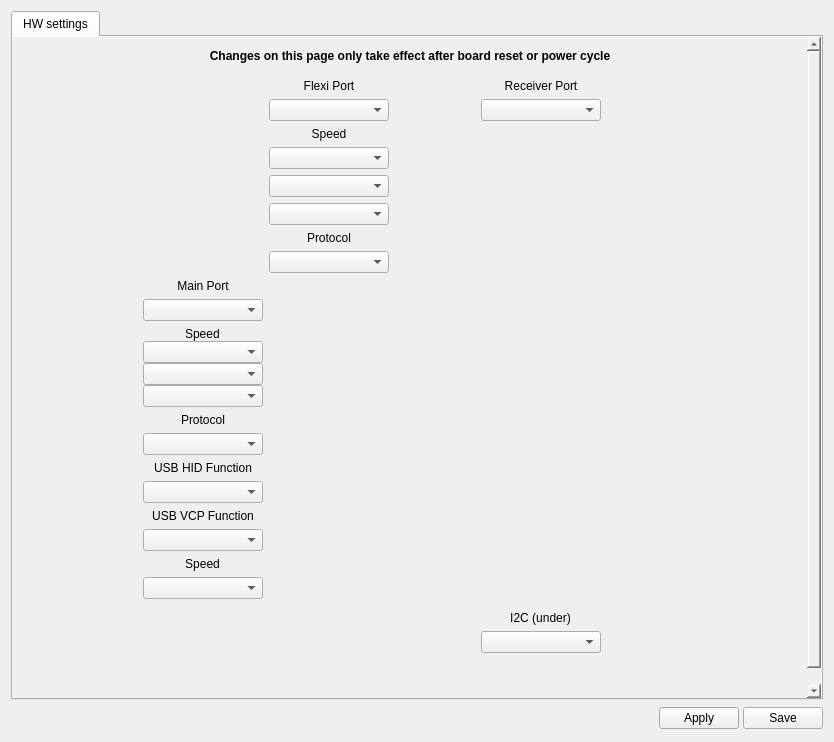
<?xml version="1.0" encoding="UTF-8"?>
<ui version="4.0">
 <class>Sparky2HWWidget</class>
 <widget class="QWidget" name="Sparky2HWWidget">
  <property name="geometry">
   <rect>
    <x>0</x>
    <y>0</y>
    <width>834</width>
    <height>742</height>
   </rect>
  </property>
  <property name="windowTitle">
   <string>Form</string>
  </property>
  <layout class="QVBoxLayout" name="verticalLayout">
   <item>
    <widget class="QTabWidget" name="tabWidget">
     <property name="currentIndex">
      <number>0</number>
     </property>
     <widget class="QWidget" name="tab">
      <property name="autoFillBackground">
       <bool>true</bool>
      </property>
      <attribute name="title">
       <string>HW settings</string>
      </attribute>
      <layout class="QVBoxLayout" name="verticalLayout_3">
       <property name="leftMargin">
        <number>0</number>
       </property>
       <property name="topMargin">
        <number>0</number>
       </property>
       <property name="rightMargin">
        <number>0</number>
       </property>
       <property name="bottomMargin">
        <number>0</number>
       </property>
       <item>
        <widget class="QScrollArea" name="scrollArea">
         <property name="palette">
          <palette>
           <active>
            <colorrole role="Base">
             <brush brushstyle="SolidPattern">
              <color alpha="255">
               <red>255</red>
               <green>255</green>
               <blue>255</blue>
              </color>
             </brush>
            </colorrole>
            <colorrole role="Window">
             <brush brushstyle="SolidPattern">
              <color alpha="0">
               <red>232</red>
               <green>232</green>
               <blue>232</blue>
              </color>
             </brush>
            </colorrole>
           </active>
           <inactive>
            <colorrole role="Base">
             <brush brushstyle="SolidPattern">
              <color alpha="255">
               <red>255</red>
               <green>255</green>
               <blue>255</blue>
              </color>
             </brush>
            </colorrole>
            <colorrole role="Window">
             <brush brushstyle="SolidPattern">
              <color alpha="0">
               <red>232</red>
               <green>232</green>
               <blue>232</blue>
              </color>
             </brush>
            </colorrole>
           </inactive>
           <disabled>
            <colorrole role="Base">
             <brush brushstyle="SolidPattern">
              <color alpha="0">
               <red>232</red>
               <green>232</green>
               <blue>232</blue>
              </color>
             </brush>
            </colorrole>
            <colorrole role="Window">
             <brush brushstyle="SolidPattern">
              <color alpha="0">
               <red>232</red>
               <green>232</green>
               <blue>232</blue>
              </color>
             </brush>
            </colorrole>
           </disabled>
          </palette>
         </property>
         <property name="styleSheet">
          <string notr="true">border-color: rgb(255, 0, 0);</string>
         </property>
         <property name="frameShape">
          <enum>QFrame::NoFrame</enum>
         </property>
         <property name="frameShadow">
          <enum>QFrame::Plain</enum>
         </property>
         <property name="widgetResizable">
          <bool>true</bool>
         </property>
         <widget class="QWidget" name="scrollAreaWidgetContents">
          <property name="geometry">
           <rect>
            <x>0</x>
            <y>-258</y>
            <width>794</width>
            <height>927</height>
           </rect>
          </property>
          <layout class="QGridLayout" name="gridLayout_3">
           <property name="leftMargin">
            <number>12</number>
           </property>
           <property name="topMargin">
            <number>12</number>
           </property>
           <property name="rightMargin">
            <number>12</number>
           </property>
           <property name="bottomMargin">
            <number>12</number>
           </property>
           <item row="3" column="2">
            <spacer name="verticalSpacer">
             <property name="orientation">
              <enum>Qt::Vertical</enum>
             </property>
             <property name="sizeHint" stdset="0">
              <size>
               <width>20</width>
               <height>40</height>
              </size>
             </property>
            </spacer>
           </item>
           <item row="2" column="0">
            <spacer name="horizontalSpacer_4">
             <property name="orientation">
              <enum>Qt::Horizontal</enum>
             </property>
             <property name="sizeHint" stdset="0">
              <size>
               <width>40</width>
               <height>20</height>
              </size>
             </property>
            </spacer>
           </item>
           <item row="2" column="3">
            <spacer name="horizontalSpacer_5">
             <property name="orientation">
              <enum>Qt::Horizontal</enum>
             </property>
             <property name="sizeHint" stdset="0">
              <size>
               <width>40</width>
               <height>20</height>
              </size>
             </property>
            </spacer>
           </item>
           <item row="0" column="2">
            <widget class="QLabel" name="label_6">
             <property name="sizePolicy">
              <sizepolicy hsizetype="Preferred" vsizetype="Preferred">
               <horstretch>0</horstretch>
               <verstretch>0</verstretch>
              </sizepolicy>
             </property>
             <property name="minimumSize">
              <size>
               <width>0</width>
               <height>0</height>
              </size>
             </property>
             <property name="maximumSize">
              <size>
               <width>16777215</width>
               <height>16777215</height>
              </size>
             </property>
             <property name="font">
              <font>
               <weight>75</weight>
               <bold>true</bold>
              </font>
             </property>
             <property name="text">
              <string>Changes on this page only take effect after board reset or power cycle</string>
             </property>
             <property name="alignment">
              <set>Qt::AlignCenter</set>
             </property>
             <property name="wordWrap">
              <bool>true</bool>
             </property>
            </widget>
           </item>
           <item row="1" column="2">
            <spacer name="verticalSpacer_2">
             <property name="orientation">
              <enum>Qt::Vertical</enum>
             </property>
             <property name="sizeType">
              <enum>QSizePolicy::Fixed</enum>
             </property>
             <property name="sizeHint" stdset="0">
              <size>
               <width>20</width>
               <height>10</height>
              </size>
             </property>
            </spacer>
           </item>
           <item row="2" column="2">
            <layout class="QGridLayout" name="gridLayout" rowstretch="0,0,0,0,0,0,0,0,0,0,0,0,0,0,0,0,0,0,0,0,0">
             <item row="10" column="0">
              <widget class="QComboBox" name="cbMainGPSProtocol"/>
             </item>
             <item row="7" column="0">
              <widget class="QComboBox" name="cbMain"/>
             </item>
             <item row="20" column="2">
              <spacer name="horizontalSpacer_10">
               <property name="orientation">
                <enum>Qt::Horizontal</enum>
               </property>
               <property name="sizeHint" stdset="0">
                <size>
                 <width>80</width>
                 <height>10</height>
                </size>
               </property>
              </spacer>
             </item>
             <item row="18" column="0">
              <spacer name="horizontalSpacer_3">
               <property name="orientation">
                <enum>Qt::Horizontal</enum>
               </property>
               <property name="sizeType">
                <enum>QSizePolicy::Minimum</enum>
               </property>
               <property name="sizeHint" stdset="0">
                <size>
                 <width>120</width>
                 <height>10</height>
                </size>
               </property>
              </spacer>
             </item>
             <item row="19" column="3">
              <widget class="QComboBox" name="cbI2C"/>
             </item>
             <item row="20" column="3">
              <spacer name="horizontalSpacer_9">
               <property name="orientation">
                <enum>Qt::Horizontal</enum>
               </property>
               <property name="sizeType">
                <enum>QSizePolicy::Minimum</enum>
               </property>
               <property name="sizeHint" stdset="0">
                <size>
                 <width>120</width>
                 <height>10</height>
                </size>
               </property>
              </spacer>
             </item>
             <item row="20" column="4">
              <spacer name="horizontalSpacer_8">
               <property name="orientation">
                <enum>Qt::Horizontal</enum>
               </property>
               <property name="sizeType">
                <enum>QSizePolicy::Minimum</enum>
               </property>
               <property name="sizeHint" stdset="0">
                <size>
                 <width>70</width>
                 <height>10</height>
                </size>
               </property>
              </spacer>
             </item>
             <item row="18" column="3" alignment="Qt::AlignHCenter">
              <widget class="QLabel" name="label_3">
               <property name="text">
                <string>I2C (under)</string>
               </property>
               <property name="alignment">
                <set>Qt::AlignBottom|Qt::AlignHCenter</set>
               </property>
              </widget>
             </item>
             <item row="20" column="1">
              <spacer name="horizontalSpacer_7">
               <property name="orientation">
                <enum>Qt::Horizontal</enum>
               </property>
               <property name="sizeType">
                <enum>QSizePolicy::Minimum</enum>
               </property>
               <property name="sizeHint" stdset="0">
                <size>
                 <width>120</width>
                 <height>10</height>
                </size>
               </property>
              </spacer>
             </item>
             <item row="14" column="0">
              <widget class="QComboBox" name="cbUSBVCPFunction"/>
             </item>
             <item row="18" column="4">
              <spacer name="horizontalSpacer_2">
               <property name="orientation">
                <enum>Qt::Horizontal</enum>
               </property>
               <property name="sizeType">
                <enum>QSizePolicy::Fixed</enum>
               </property>
               <property name="sizeHint" stdset="0">
                <size>
                 <width>50</width>
                 <height>10</height>
                </size>
               </property>
              </spacer>
             </item>
             <item row="8" column="0">
              <layout class="QHBoxLayout" name="horizontalLayout_4">
               <item>
                <layout class="QVBoxLayout" name="verticalLayout_4">
                 <property name="spacing">
                  <number>0</number>
                 </property>
                 <item alignment="Qt::AlignHCenter">
                  <widget class="QLabel" name="lblMainSpeed">
                   <property name="sizePolicy">
                    <sizepolicy hsizetype="Preferred" vsizetype="Fixed">
                     <horstretch>0</horstretch>
                     <verstretch>0</verstretch>
                    </sizepolicy>
                   </property>
                   <property name="text">
                    <string>Speed</string>
                   </property>
                   <property name="alignment">
                    <set>Qt::AlignBottom|Qt::AlignLeading|Qt::AlignLeft</set>
                   </property>
                  </widget>
                 </item>
                 <item>
                  <widget class="QComboBox" name="cbMainTelemSpeed"/>
                 </item>
                 <item>
                  <widget class="QComboBox" name="cbMainGPSSpeed"/>
                 </item>
                 <item>
                  <widget class="QComboBox" name="cbMainComSpeed"/>
                 </item>
                </layout>
               </item>
              </layout>
             </item>
             <item row="16" column="0">
              <widget class="QComboBox" name="cbUSBVCPSpeed">
               <property name="enabled">
                <bool>true</bool>
               </property>
              </widget>
             </item>
             <item row="12" column="0">
              <widget class="QComboBox" name="cbUSBHIDFunction"/>
             </item>
             <item row="15" column="0" alignment="Qt::AlignHCenter">
              <widget class="QLabel" name="lblUSBVCPSpeed">
               <property name="sizePolicy">
                <sizepolicy hsizetype="Preferred" vsizetype="Fixed">
                 <horstretch>0</horstretch>
                 <verstretch>0</verstretch>
                </sizepolicy>
               </property>
               <property name="text">
                <string>Speed</string>
               </property>
               <property name="alignment">
                <set>Qt::AlignBottom|Qt::AlignHCenter</set>
               </property>
              </widget>
             </item>
             <item row="13" column="0" alignment="Qt::AlignHCenter">
              <widget class="QLabel" name="label_8">
               <property name="sizePolicy">
                <sizepolicy hsizetype="Preferred" vsizetype="Fixed">
                 <horstretch>0</horstretch>
                 <verstretch>0</verstretch>
                </sizepolicy>
               </property>
               <property name="text">
                <string>USB VCP Function</string>
               </property>
               <property name="alignment">
                <set>Qt::AlignBottom|Qt::AlignHCenter</set>
               </property>
              </widget>
             </item>
             <item row="11" column="0" alignment="Qt::AlignHCenter">
              <widget class="QLabel" name="label_4">
               <property name="sizePolicy">
                <sizepolicy hsizetype="Fixed" vsizetype="Fixed">
                 <horstretch>0</horstretch>
                 <verstretch>0</verstretch>
                </sizepolicy>
               </property>
               <property name="text">
                <string>USB HID Function</string>
               </property>
               <property name="alignment">
                <set>Qt::AlignBottom|Qt::AlignHCenter</set>
               </property>
              </widget>
             </item>
             <item row="6" column="1" rowspan="12" colspan="4">
              <widget class="QLabel" name="label_2">
               <property name="sizePolicy">
                <sizepolicy hsizetype="Fixed" vsizetype="Fixed">
                 <horstretch>0</horstretch>
                 <verstretch>0</verstretch>
                </sizepolicy>
               </property>
               <property name="maximumSize">
                <size>
                 <width>350</width>
                 <height>350</height>
                </size>
               </property>
               <property name="text">
                <string/>
               </property>
               <property name="pixmap">
                <pixmap resource="configgadget.qrc">:/configgadget/images/sparky2_top.png</pixmap>
               </property>
               <property name="scaledContents">
                <bool>false</bool>
               </property>
               <property name="alignment">
                <set>Qt::AlignCenter</set>
               </property>
               <property name="textInteractionFlags">
                <set>Qt::NoTextInteraction</set>
               </property>
              </widget>
             </item>
             <item row="0" column="3">
              <widget class="QLabel" name="label">
               <property name="text">
                <string>Receiver Port</string>
               </property>
               <property name="alignment">
                <set>Qt::AlignBottom|Qt::AlignHCenter</set>
               </property>
              </widget>
             </item>
             <item row="0" column="1">
              <widget class="QLabel" name="label_9">
               <property name="text">
                <string>Flexi Port</string>
               </property>
               <property name="alignment">
                <set>Qt::AlignBottom|Qt::AlignHCenter</set>
               </property>
              </widget>
             </item>
             <item row="1" column="3">
              <widget class="QComboBox" name="cbRcvr"/>
             </item>
             <item row="3" column="1">
              <layout class="QVBoxLayout" name="verticalLayout_2">
               <item>
                <widget class="QComboBox" name="cbFlexiTelemSpeed"/>
               </item>
               <item>
                <widget class="QComboBox" name="cbFlexiGPSSpeed"/>
               </item>
               <item>
                <widget class="QComboBox" name="cbFlexiComSpeed">
                 <property name="enabled">
                  <bool>true</bool>
                 </property>
                </widget>
               </item>
              </layout>
             </item>
             <item row="2" column="1">
              <widget class="QLabel" name="lblFlexiSpeed">
               <property name="text">
                <string>Speed</string>
               </property>
               <property name="alignment">
                <set>Qt::AlignBottom|Qt::AlignHCenter</set>
               </property>
              </widget>
             </item>
             <item row="4" column="1">
              <widget class="QLabel" name="lbFlexiGPSProtocol">
               <property name="text">
                <string>Protocol</string>
               </property>
               <property name="alignment">
                <set>Qt::AlignBottom|Qt::AlignHCenter</set>
               </property>
              </widget>
             </item>
             <item row="9" column="0">
              <widget class="QLabel" name="lbMainGPSProtocol">
               <property name="text">
                <string>Protocol</string>
               </property>
               <property name="alignment">
                <set>Qt::AlignBottom|Qt::AlignHCenter</set>
               </property>
              </widget>
             </item>
             <item row="1" column="1">
              <widget class="QComboBox" name="cbFlexi"/>
             </item>
             <item row="5" column="1">
              <widget class="QComboBox" name="cbFlexiGPSProtocol"/>
             </item>
             <item row="6" column="0">
              <widget class="QLabel" name="label_5">
               <property name="text">
                <string>Main Port</string>
               </property>
               <property name="alignment">
                <set>Qt::AlignBottom|Qt::AlignHCenter</set>
               </property>
              </widget>
             </item>
            </layout>
           </item>
          </layout>
         </widget>
        </widget>
       </item>
      </layout>
     </widget>
    </widget>
   </item>
   <item>
    <layout class="QHBoxLayout" name="horizontalLayout_2">
     <property name="spacing">
      <number>4</number>
     </property>
     <item>
      <spacer name="horizontalSpacer">
       <property name="orientation">
        <enum>Qt::Horizontal</enum>
       </property>
       <property name="sizeHint" stdset="0">
        <size>
         <width>369</width>
         <height>20</height>
        </size>
       </property>
      </spacer>
     </item>
     <item>
      <widget class="QPushButton" name="cchwHelp">
       <property name="sizePolicy">
        <sizepolicy hsizetype="Fixed" vsizetype="Fixed">
         <horstretch>0</horstretch>
         <verstretch>0</verstretch>
        </sizepolicy>
       </property>
       <property name="minimumSize">
        <size>
         <width>25</width>
         <height>25</height>
        </size>
       </property>
       <property name="maximumSize">
        <size>
         <width>25</width>
         <height>25</height>
        </size>
       </property>
       <property name="toolTip">
        <string>Takes you to the wiki page</string>
       </property>
       <property name="text">
        <string/>
       </property>
       <property name="icon">
        <iconset resource="../coreplugin/core.qrc">
         <normaloff>:/core/images/helpicon.svg</normaloff>:/core/images/helpicon.svg</iconset>
       </property>
       <property name="iconSize">
        <size>
         <width>25</width>
         <height>25</height>
        </size>
       </property>
       <property name="flat">
        <bool>true</bool>
       </property>
      </widget>
     </item>
     <item>
      <widget class="QPushButton" name="saveTelemetryToRAM">
       <property name="minimumSize">
        <size>
         <width>0</width>
         <height>0</height>
        </size>
       </property>
       <property name="maximumSize">
        <size>
         <width>16777215</width>
         <height>16777215</height>
        </size>
       </property>
       <property name="palette">
        <palette>
         <active>
          <colorrole role="Base">
           <brush brushstyle="SolidPattern">
            <color alpha="0">
             <red>255</red>
             <green>255</green>
             <blue>255</blue>
            </color>
           </brush>
          </colorrole>
          <colorrole role="Window">
           <brush brushstyle="SolidPattern">
            <color alpha="255">
             <red>232</red>
             <green>232</green>
             <blue>232</blue>
            </color>
           </brush>
          </colorrole>
         </active>
         <inactive>
          <colorrole role="Base">
           <brush brushstyle="SolidPattern">
            <color alpha="0">
             <red>255</red>
             <green>255</green>
             <blue>255</blue>
            </color>
           </brush>
          </colorrole>
          <colorrole role="Window">
           <brush brushstyle="SolidPattern">
            <color alpha="255">
             <red>232</red>
             <green>232</green>
             <blue>232</blue>
            </color>
           </brush>
          </colorrole>
         </inactive>
         <disabled>
          <colorrole role="Base">
           <brush brushstyle="SolidPattern">
            <color alpha="255">
             <red>232</red>
             <green>232</green>
             <blue>232</blue>
            </color>
           </brush>
          </colorrole>
          <colorrole role="Window">
           <brush brushstyle="SolidPattern">
            <color alpha="255">
             <red>232</red>
             <green>232</green>
             <blue>232</blue>
            </color>
           </brush>
          </colorrole>
         </disabled>
        </palette>
       </property>
       <property name="toolTip">
        <string>Send to board but don't write in SD.
Beware of not locking yourself out!</string>
       </property>
       <property name="autoFillBackground">
        <bool>false</bool>
       </property>
       <property name="styleSheet">
        <string notr="true"/>
       </property>
       <property name="text">
        <string>Apply</string>
       </property>
       <property name="iconSize">
        <size>
         <width>16</width>
         <height>16</height>
        </size>
       </property>
       <property name="checkable">
        <bool>false</bool>
       </property>
      </widget>
     </item>
     <item>
      <widget class="QPushButton" name="saveTelemetryToSD">
       <property name="minimumSize">
        <size>
         <width>0</width>
         <height>0</height>
        </size>
       </property>
       <property name="maximumSize">
        <size>
         <width>16777215</width>
         <height>16777215</height>
        </size>
       </property>
       <property name="toolTip">
        <string>Applies and Saves all settings to SD.
Beware of not locking yourself out!</string>
       </property>
       <property name="autoFillBackground">
        <bool>false</bool>
       </property>
       <property name="styleSheet">
        <string notr="true"/>
       </property>
       <property name="text">
        <string>Save</string>
       </property>
      </widget>
     </item>
    </layout>
   </item>
  </layout>
 </widget>
 <resources>
  <include location="../coreplugin/core.qrc"/>
  <include location="configgadget.qrc"/>
 </resources>
 <connections/>
</ui>
